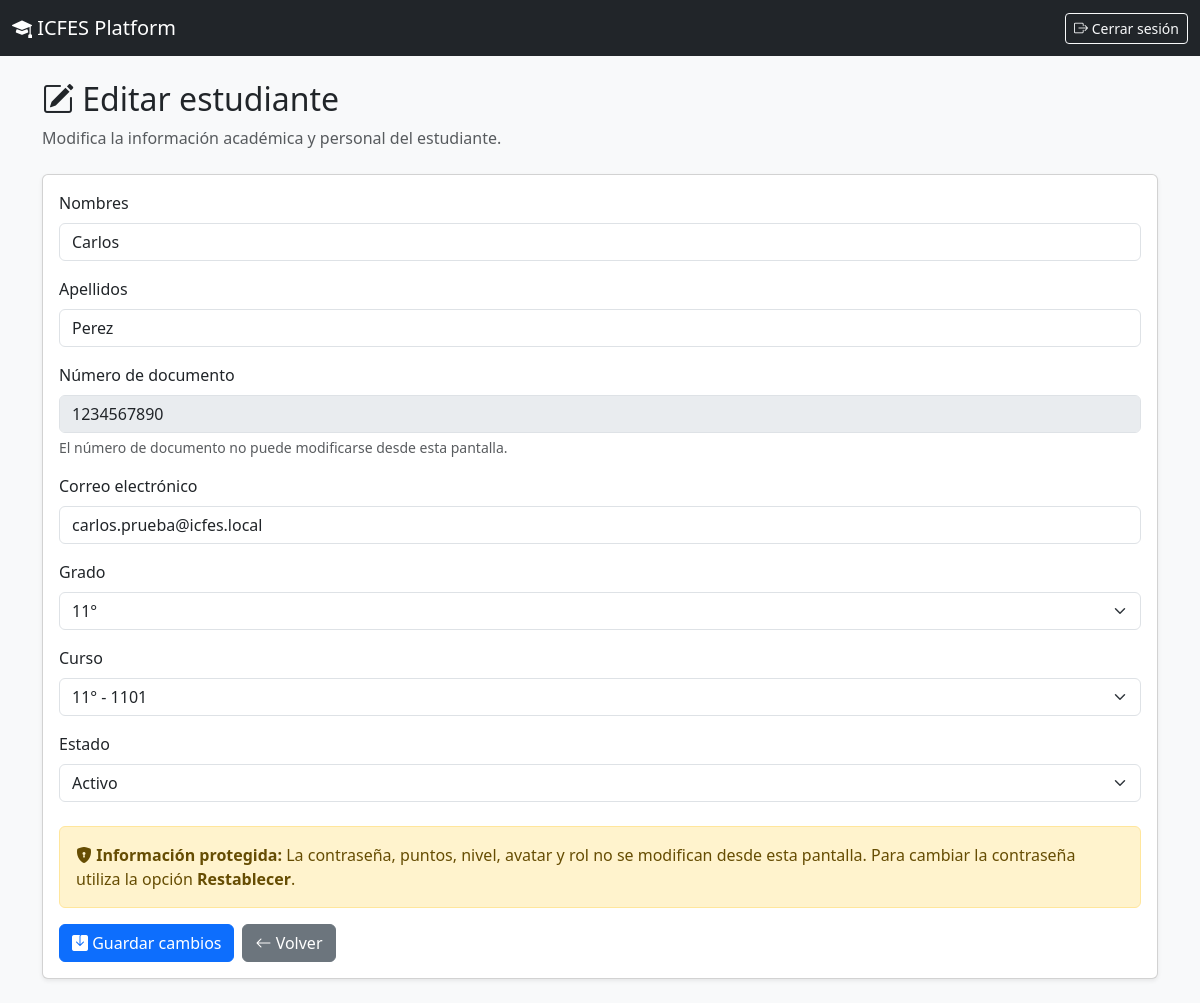
Page /admin/estudiantes/editar.php?id=1 (signed in) on the committed database.
### tables this page shows
CREATE TABLE `usuarios` (
  `id_usuario` int(11) NOT NULL,
  `nombres` varchar(100) NOT NULL,
  `apellidos` varchar(100) NOT NULL,
  `correo` varchar(120) NOT NULL,
  `password` varchar(255) NOT NULL,
  `grado` enum('9','10','11') NOT NULL,
  `id_curso` int(11) DEFAULT NULL,
  `avatar` varchar(255) DEFAULT 'avatar_default.png',
  `id_avatar` int(11) DEFAULT 1,
  `puntos` int(11) DEFAULT 0,
  `nivel` int(11) DEFAULT 1,
  `fecha_registro` timestamp NOT NULL DEFAULT current_timestamp(),
  `numero_documento` varchar(20) NOT NULL,
  `id_rol` int(11) NOT NULL DEFAULT 2,
  `id_institucion` int(11) DEFAULT 1,
  `primer_ingreso` tinyint(1) DEFAULT 1,
  `estado` enum('Activo','Inactivo') DEFAULT 'Activo',
  `ultimo_acceso` datetime DEFAULT NULL,
  `fecha_cambio_password` datetime DEFAULT NULL,
  `ultimo_intento` datetime DEFAULT NULL
);

CREATE TABLE `cursos` (
  `id_curso` int(11) NOT NULL,
  `grado` enum('9','10','11') NOT NULL,
  `grupo` varchar(5) NOT NULL,
  `director` varchar(150) DEFAULT NULL,
  `estado` enum('Activo','Inactivo') DEFAULT 'Activo'
);

### admin/estudiantes/editar.php (the view, shortened to what this page needs)
<?php
require_once __DIR__ . "/../../includes/seguridad.php";
$id_usuario = filter_input(
    INPUT_GET,
    "id",
    FILTER_VALIDATE_INT
);
try {
    $sqlCursos = "
        SELECT
            id_curso,
            grado,
            grupo
        FROM cursos
        WHERE estado = 'Activo'
        ORDER BY grado ASC, grupo ASC
    ";
    $stmtCursos = $conexion->query($sqlCursos);
    $cursos = $stmtCursos->fetchAll(PDO::FETCH_ASSOC);
} catch (PDOException $e) {
    die("No fue posible cargar los cursos.");
}
try {
    $sql = "
        SELECT
            id_usuario,
            nombres,
            apellidos,
            numero_documento,
            correo,
            grado,
            id_curso,
            estado
        FROM usuarios
        WHERE id_usuario = ?
        AND id_rol = 2
        LIMIT 1
    ";
    $stmt = $conexion->prepare($sql);
    $stmt->execute([
        $id_usuario
    ]);
    $estudiante = $stmt->fetch(PDO::FETCH_ASSOC);
} catch (PDOException $e) {
    die("No fue posible cargar el estudiante.");
}
?>
<!DOCTYPE html>
<html lang="es">
<head>
    <link
        href="https://cdn.jsdelivr.net/npm/bootstrap@5.3.3/dist/css/bootstrap.min.css"
        rel="stylesheet"
    >
    <link
        rel="stylesheet"
        href="https://cdn.jsdelivr.net/npm/bootstrap-icons@1.11.3/font/bootstrap-icons.min.css"
    >
</head>
<body class="bg-light">
<nav class="navbar navbar-dark bg-dark">
    <div class="container-fluid">
        <a
            href="../dashboard.php"
            class="navbar-brand"
        >
            <i class="bi bi-mortarboard-fill"></i>
            ICFES Platform
        </a>
        <a
            href="../../cerrar_sesion.php"
            class="btn btn-outline-light btn-sm"
        >
            <i class="bi bi-box-arrow-right"></i>
            Cerrar sesión
        </a>
    </div>
</nav>
<div class="container py-4">
    <div class="mb-4">
        <h2>
            <i class="bi bi-pencil-square"></i>
            Editar estudiante
        </h2>
        <p class="text-muted">
            Modifica la información académica y personal del estudiante.
        </p>
    </div>
    <div class="card shadow-sm">
        <div class="card-body">
            <form method="POST">
                <div class="mb-3">
                    <label class="form-label">
                        Nombres
                    </label>
                    <input
                        type="text"
                        name="nombres"
                        class="form-control"
                        maxlength="100"
                        required
                        value="<?= htmlspecialchars($estudiante["nombres"]) ?>"
                    >
                </div>
                <div class="mb-3">
                    <label class="form-label">
                        Apellidos
                    </label>
                    <input
                        type="text"
                        name="apellidos"
                        class="form-control"
                        maxlength="100"
                        required
                        value="<?= htmlspecialchars($estudiante["apellidos"]) ?>"
                    >
                </div>
                <div class="mb-3">
                    <label class="form-label">
                        Número de documento
                    </label>
                    <input
                        type="text"
                        class="form-control"
                        value="<?= htmlspecialchars($estudiante["numero_documento"]) ?>"
                        disabled
                    >
                    <div class="form-text">
                        El número de documento no puede modificarse desde esta pantalla.
                    </div>
                </div>
                <div class="mb-3">
                    <label class="form-label">
                        Correo electrónico
                    </label>
                    <input
                        type="email"
                        name="correo"
                        class="form-control"
                        maxlength="120"
                        value="<?= htmlspecialchars($estudiante["correo"] ?? "") ?>"
                    >
                </div>
                <div class="mb-3">
                    <label class="form-label">
                        Grado
                    </label>
                    <select
                        id="grado"
                        name="grado"
                        class="form-select"
                        required
                    >
                        <?php foreach (["9", "10", "11"] as $grado): ?>
                            <option
                                value="<?= $grado ?>"
                                <?= $estudiante["grado"] === $grado ? "selected" : "" ?>
                            >
                                <?= $grado ?>°
                            </option>
                        <?php endforeach; ?>
                    </select>
                </div>
                <div class="mb-3">
                    <label class="form-label">
                        Curso
                    </label>
                    <select
                        id="id_curso"
                        name="id_curso"
                        class="form-select"
                        required
                    >
                        <?php foreach ($cursos as $curso): ?>
                            <option
                                value="<?= (int)$curso["id_curso"] ?>"
                                data-grado="<?= htmlspecialchars($curso["grado"]) ?>"
                                <?= (int)$estudiante["id_curso"] === (int)$curso["id_curso"] ? "selected" : "" ?>
                            >
                                <?= htmlspecialchars($curso["grado"]) ?>°
                                -
                            </option>
                        <?php endforeach; ?>
                    </select>
                </div>
                <div class="mb-4">
                    <label class="form-label">
                        Estado
                    </label>
                    <select
                        name="estado"
                        class="form-select"
                    >
                        <option
                            value="Activo"
                            <?= $estudiante["estado"] === "Activo" ? "selected" : "" ?>
                        >
                            Activo
                        </option>
                    </select>
                </div>
                <div class="alert alert-warning">
                    <i class="bi bi-shield-lock-fill"></i>
                    <strong>Información protegida:</strong>
                    La contraseña, puntos, nivel, avatar y rol no se modifican desde esta pantalla.
                    Para cambiar la contraseña utiliza la opción
                    <strong>Restablecer</strong>.
                </div>
                <div class="d-flex gap-2">
                    <button
                        type="submit"
                        class="btn btn-primary"
                    >
                        <i class="bi bi-save-fill"></i>
                        Guardar cambios
                    </button>
                    <a
                        href="index.php"
                        class="btn btn-secondary"
                    >
                        <i class="bi bi-arrow-left"></i>
                        Volver
                    </a>
                </div>
            </form>
        </div>
    </div>
</div>
</body>
</html>

### rows in the picture
usuarios: nombres "Carlos", apellidos "Perez", numero_documento "1234567890", correo "carlos.prueba@icfes.local", grado "11°", id_curso "11° - 1101", estado "Activo"
